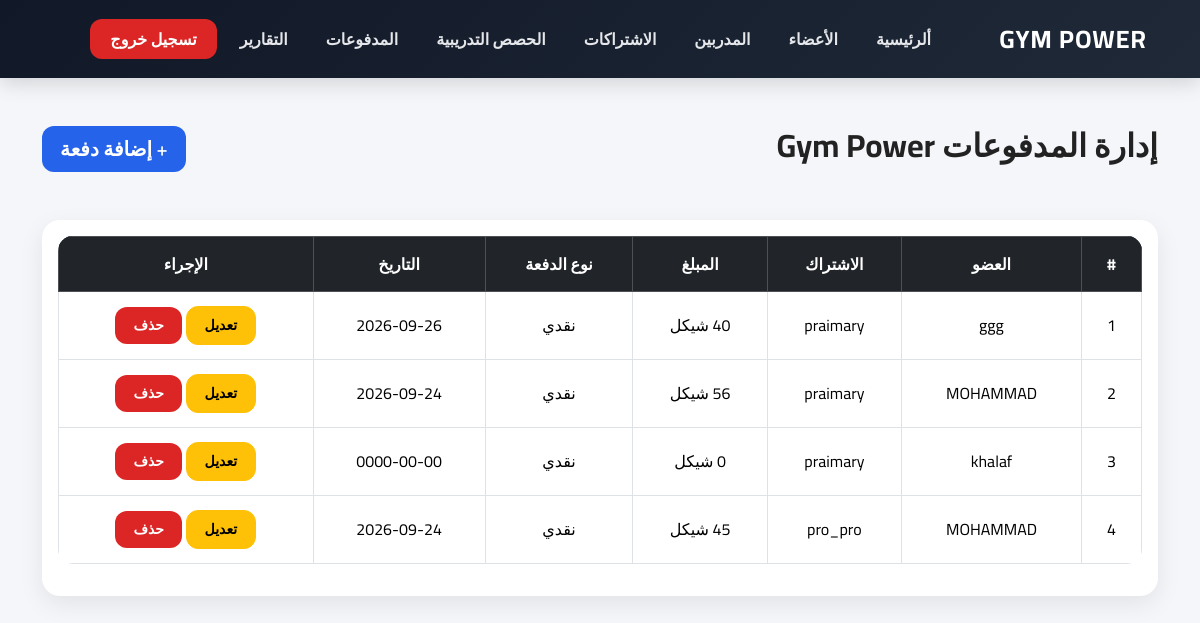
Page /payments/payments.php (signed in) on the committed database.
### tables this page shows
CREATE TABLE IF NOT EXISTS `payments` (
  `id` int NOT NULL AUTO_INCREMENT,
  `member_id` int NOT NULL,
  `plan_id` int DEFAULT NULL,
  `amount` int NOT NULL,
  `payment_type` varchar(50) DEFAULT NULL,
  `payment_method` varchar(50) DEFAULT NULL,
  `payment_date` date DEFAULT NULL,
  `notes` text,
  PRIMARY KEY (`id`),
  KEY `member_id` (`member_id`),
  KEY `plan_id` (`plan_id`)
);

CREATE TABLE IF NOT EXISTS `members` (
  `id` int NOT NULL AUTO_INCREMENT,
  `name` varchar(200) NOT NULL,
  `phone` varchar(20) NOT NULL,
  `email` varchar(200) NOT NULL,
  `age` tinyint NOT NULL,
  `height` decimal(5,2) NOT NULL,
  `weight` decimal(5,2) NOT NULL,
  `join_date` date NOT NULL,
  `trainer_id` int NOT NULL,
  `gender` enum('male','female') NOT NULL,
  `image` varchar(250) NOT NULL,
  `plan_id` int NOT NULL,
  `subscription_duration` varchar(250) NOT NULL,
  PRIMARY KEY (`id`),
  KEY `id` (`id`) USING BTREE,
  KEY `trainer_id` (`trainer_id`),
  KEY `plan_1d` (`plan_id`)
);

CREATE TABLE IF NOT EXISTS `membership_plans` (
  `id` int NOT NULL AUTO_INCREMENT,
  `name` varchar(200) NOT NULL,
  `membership` decimal(10,2) NOT NULL,
  PRIMARY KEY (`id`)
);

### payments/payments.php (the view, shortened to what this page needs)
<?php
require_once "../includes/database.php";
$sql="
SELECT
payments.*,
members.name AS member_name,
membership_plans.name AS plan_name
FROM payments
LEFT JOIN members
ON payments.member_id = members.id
LEFT JOIN membership_plans
ON payments.plan_id = membership_plans.id
ORDER BY payments.id DESC ";
$result=$conn->query($sql);
?>
<!DOCTYPE html>
<html lang="ar" dir="rtl">
<head>
    <link href="https://cdn.jsdelivr.net/npm/bootstrap@5.3.8/dist/css/bootstrap.min.css" rel="stylesheet">
    <link rel="stylesheet" href="../style/style.css">
</head>
<body>
<?php require_once "../includes/navbar.php"; ?>
<div class="container mt-5">
<div class="d-flex justify-content-between align-items-center">
<h2 class="fw-bold">
إدارة المدفوعات Gym Power
</h2>
<a href="add_payment.php"
class="btn btn-primary btn-lg">
+ إضافة دفعة
</a>
</div>
<div class="card mt-5">
<div class="card-body">
<div class="table-responsive">
<table class="table table-bordered table-hover text-center align-middle">
<thead class="table-dark">
<tr>
<th>#</th>
<th>العضو</th>
<th>الاشتراك</th>
<th>المبلغ</th>
<th>نوع الدفعة</th>
<th>التاريخ</th>
<th>الإجراء</th>
</tr>
</thead>
<tbody>
<?php
$i=1;
while($row=$result->fetch_assoc()){?>
<tr>
<td><?= $i++; ?></td>
<td><?= $row['member_name']; ?></td>
<td><?= $row['plan_name']; ?></td>
<td><?= $row['amount']; ?> شيكل</td>
<td><?= $row['payment_method']; ?></td>
<td><?= $row['payment_date']; ?></td>
<td>
<a href="edit_payment.php?id=<?= $row['id']; ?>"
class="btn btn-warning btn-sm">
تعديل
</a>
<a href="delete_payment.php?id=<?= $row['id']; ?>"
class="btn btn-danger btn-sm">
حذف
</a>
</td>
</tr>
<?php } ?>
</tbody>
</table>
</div>
</div>
</div>
</div>
</body>
</html>

### style/style.css (style rules this page uses)
* { font-family: 'Cairo', sans-serif; }
body { background:#f4f6f9; color:#222; }
.container { margin-top:30px; }
.card { border:none; border-radius:18px; box-shadow: 0 8px 25px rgba(0,0,0,.08); overflow:hidden; transition:.3s; }
.table { background:white; border-radius:15px; overflow:hidden; }
.table thead { background:#111827; color:white; }
.table th { padding:15px; font-weight:700; }
.table td { vertical-align:middle; padding:14px; }
.table tbody tr { transition:.2s; }
.btn { border-radius:12px; padding:8px 18px; font-weight:600; transition:.3s; }
.btn-primary { background:#2563eb; border:none; }
.btn-danger { background:#dc2626; border:none; }

### rows in the picture
payments: member.name "ggg", membership_plans.name "praimary", payment_method "نقدي", payment_date "2026-09-26"
payments: member.name "MOHAMMAD", membership_plans.name "praimary", payment_method "نقدي", payment_date "2026-09-24"
payments: member.name "khalaf", membership_plans.name "praimary", payment_method "نقدي", payment_date "0000-00-00"
payments: member.name "MOHAMMAD", membership_plans.name "pro_pro", payment_method "نقدي", payment_date "2026-09-24"
